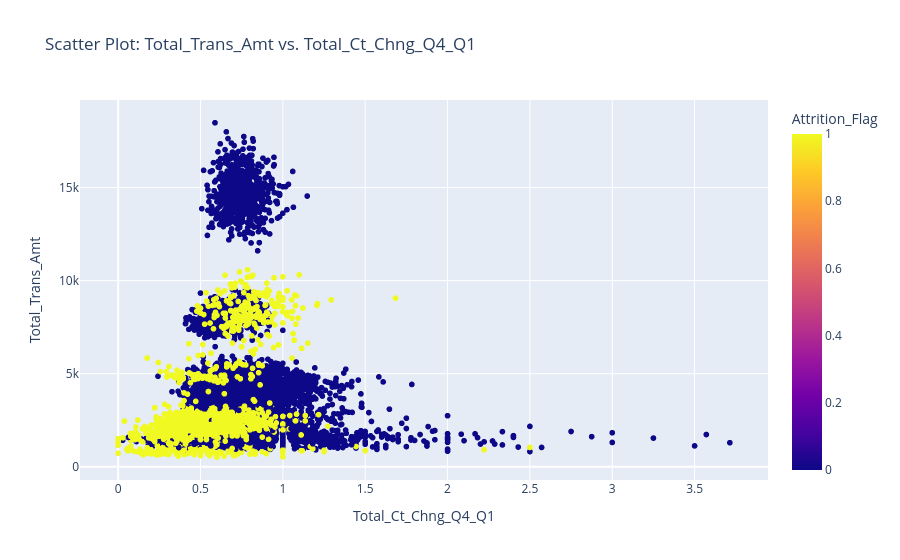

Here is the notebook cell this chart was saved with:
### Code cell
fig = px.scatter(df, 
                 x='Total_Ct_Chng_Q4_Q1', 
                 y='Total_Trans_Amt', 
                 color='Attrition_Flag',
                 title='Scatter Plot: Total_Trans_Amt vs. Total_Ct_Chng_Q4_Q1',
                 size_max=20, 
                 opacity=1, 
                 color_discrete_sequence=px.colors.qualitative.Set2)

fig.show()

### Figure 1 — Plotly figure (JSON) as saved in the notebook; plotly's stock layout.template omitted (floating-point values rounded to 4 significant figures; data arrays with more than 128 entries replaced by an {"elided": "..."} marker saying what was removed)
{"data": [{"hovertemplate": "Total_Ct_Chng_Q4_Q1=%{x}<br>Total_Trans_Amt=%{y}<br>Attrition_Flag=%{marker.color}<extra></extra>", "legendgroup": "", "marker": {"color": {"elided": "10127 int values"}, "coloraxis": "coloraxis", "opacity": 1, "symbol": "circle"}, "mode": "markers", "name": "", "showlegend": false, "type": "scattergl", "x": {"elided": "10127 float values"}, "xaxis": "x", "y": {"elided": "10127 int values"}, "yaxis": "y"}], "layout": {"coloraxis": {"colorbar": {"title": {"text": "Attrition_Flag"}}, "colorscale": [[0, "#0d0887"], [0.1111, "#46039f"], [0.2222, "#7201a8"], [0.3333, "#9c179e"], [0.4444, "#bd3786"], [0.5556, "#d8576b"], [0.6667, "#ed7953"], [0.7778, "#fb9f3a"], [0.8889, "#fdca26"], [1, "#f0f921"]]}, "legend": {"tracegroupgap": 0}, "title": {"text": "Scatter Plot: Total_Trans_Amt vs. Total_Ct_Chng_Q4_Q1"}, "xaxis": {"anchor": "y", "domain": [0, 1], "title": {"text": "Total_Ct_Chng_Q4_Q1"}}, "yaxis": {"anchor": "x", "domain": [0, 1], "title": {"text": "Total_Trans_Amt"}}}}
